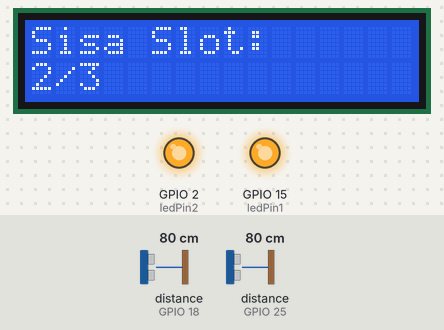
Recording of a sketch running on a simulated ESP32. On the bench: 16×2 character LCD, output pins drawn as LEDs (lit = HIGH). Wiring (inferred from the names in the program): 2 × ultrasonic range finder: trigger GPIO 5, echo GPIO 18 / trigger GPIO 26, echo GPIO 25. The test bench sets the inputs (shaded band); at power-on: distance to the obstacle (sensors on GPIO 18, GPIO 25) 80 cm. The echo pulse lasts 58.3 µs per cm; WiFi joins after 1.5 s; servers stay silent unless stated; pins used as bus, display or sensor lines are not drawn; what the sketch prints to the serial monitor is not drawn.

Above: at 3.0 s.
3.1 s: distance to the obstacle (sensor on GPIO 18) set to 34 cm
5.5 s: distance to the obstacle (sensor on GPIO 18) set to 28 cm
At 6.7 s:
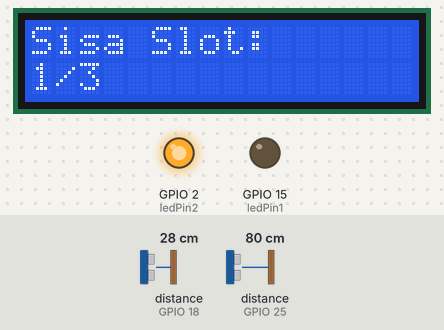
7.2 s: distance to the obstacle (sensor on GPIO 25) set to 33 cm
9.3 s: distance to the obstacle (sensor on GPIO 25) set to 28 cm
At 10.6 s:
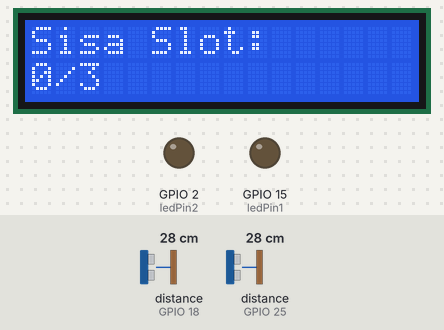
11.0 s: distance to the obstacle (sensor on GPIO 18) set to 60 cm
At 13.2 s:
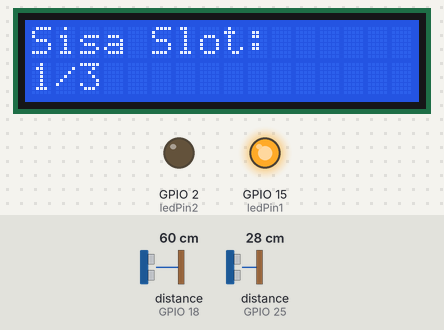
15.5 s: distance to the obstacle (sensor on GPIO 18) set to 2 cm
At 16.67 s:
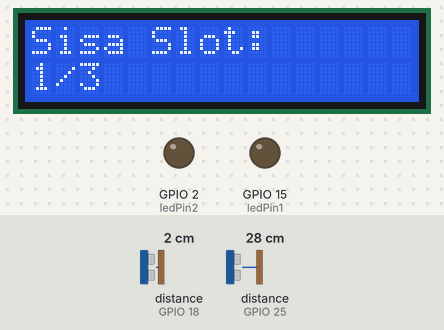
Timing chart, 0 to 18.5 s (numbered marks = the images above; inputs shaded):
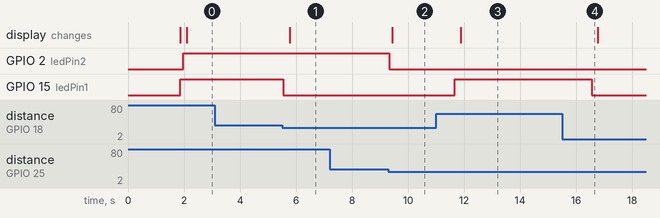

The sketch:

sketch_may26a.ino
```cpp
#define BLYNK_TEMPLATE_ID "TMPL6om5xTmBO"
#define BLYNK_TEMPLATE_NAME "Sistemparkir"
#define BLYNK_AUTH_TOKEN "9Sm0pcBUHc2Au3l16GloN3alxJzLbX9Z"

#include <Wire.h>
#include <LiquidCrystal_I2C.h>

#include <WiFi.h>
#include <WiFiClient.h>
#include <BlynkSimpleEsp32.h>

char ssid[] = "Evi Yusfahani";
char pass[] = "burhan1320";

// HC-SR04
const int trigPin1 = 5;
const int echoPin1 = 18;
const int trigPin2 = 26;
const int echoPin2 = 25;


const int ledPin1 = 15;
const int ledPin2 = 2;


#define SOUND_SPEED 0.034

LiquidCrystal_I2C lcd(0x27, 16, 2);

void setup() {
  Serial.begin(115200);
  Blynk.begin(BLYNK_AUTH_TOKEN, ssid, pass);

  pinMode(trigPin1, OUTPUT);
  pinMode(trigPin2, OUTPUT);


  pinMode(echoPin1, INPUT);
  pinMode(echoPin2, INPUT);


  pinMode(ledPin1, OUTPUT);
  pinMode(ledPin2, OUTPUT);


  lcd.init();
  lcd.backlight();
}

void loop() {
  Blynk.run(); // Harus dipanggil di loop
  int totalSlots = 3;
  int availableSlots = 0;

  if (readSensor(trigPin1, echoPin1)) {
    availableSlots++;
    digitalWrite(ledPin1, HIGH); // Kosong → nyalakan LED
    Blynk.virtualWrite(V1, "Kosong");
  } else {
    digitalWrite(ledPin1, LOW);  // Terisi → matikan LED
    Blynk.virtualWrite(V1, "Terisi");
  }
  delay(100);

  if (readSensor(trigPin2, echoPin2)) {
    availableSlots++;
    digitalWrite(ledPin2, HIGH);
    Blynk.virtualWrite(V2, "Kosong");
  } else {
    digitalWrite(ledPin2, LOW);
    Blynk.virtualWrite(V2, "Terisi");
  }
  delay(100);


  Serial.print("Sisa slot parkir: ");
  Serial.println(availableSlots);

  Blynk.virtualWrite(V0, availableSlots);

  lcd.clear();
  lcd.setCursor(0, 0);
  lcd.print("Sisa Slot:");
  lcd.setCursor(0, 1);
  lcd.print(availableSlots);
  lcd.print("/");
  lcd.print(totalSlots);


  delay(1000);
}

bool readSensor(int trigPin, int echoPin) {
  digitalWrite(trigPin, LOW);
  delayMicroseconds(2);

  digitalWrite(trigPin, HIGH);
  delayMicroseconds(10);
  digitalWrite(trigPin, LOW);

  long duration = pulseIn(echoPin, HIGH);

  float distanceCm = duration * SOUND_SPEED / 2;

  Serial.print("Distance (cm): ");
  Serial.println(distanceCm);

  if (distanceCm > 30) {
    return true; // Slot kosong
  } else {
    return false; // Slot terisi
  }
}
```

Measured:
- the behaviour switches between 31 and 30 cm on distance to the obstacle (sensor on GPIO 18) (found by bisection; images 0 and 1)
- the behaviour switches between 31 and 30 cm on distance to the obstacle (sensor on GPIO 25) (found by bisection; images 1 and 2)
- after the input at 3.1 s, every drawn part: stays the same
- after the input at 5.5 s, GPIO 15 (ledPin1): HIGH → LOW after 0.05 s; the display: changes after 0.27 s (image 1)
- after the input at 7.2 s, every drawn part: stays the same
- after the input at 9.3 s, GPIO 2 (ledPin2): HIGH → LOW at once; the display: changes after 0.14 s (image 2)
- after the input at 11.0 s, GPIO 15 (ledPin1): LOW → HIGH after 0.67 s; the display: changes after 0.89 s (image 3)
- after the input at 15.5 s, GPIO 15 (ledPin1): HIGH → LOW after 1.1 s
